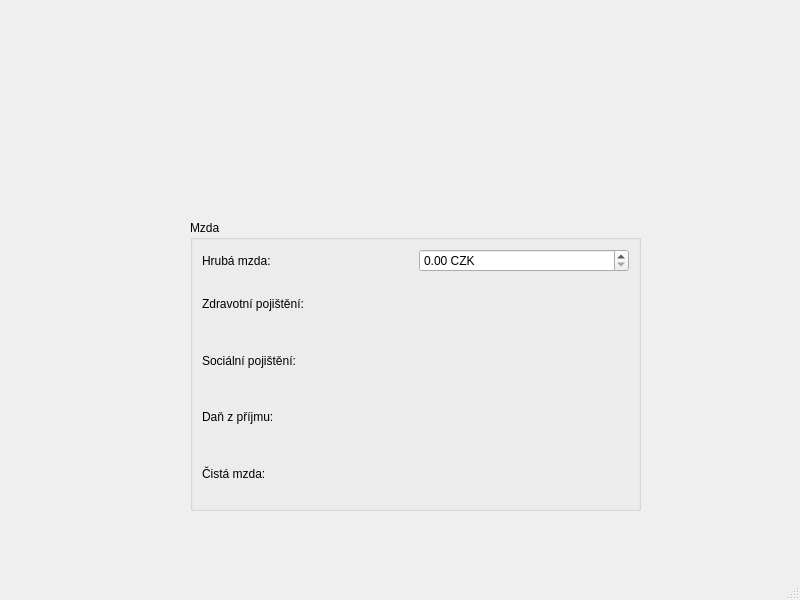
<?xml version="1.0" encoding="UTF-8"?>
<ui version="4.0">
 <class>MainWindow</class>
 <widget class="QMainWindow" name="MainWindow">
  <property name="geometry">
   <rect>
    <x>0</x>
    <y>0</y>
    <width>800</width>
    <height>600</height>
   </rect>
  </property>
  <property name="windowTitle">
   <string>MainWindow</string>
  </property>
  <widget class="QWidget" name="centralwidget">
   <widget class="QGroupBox" name="groupBox">
    <property name="geometry">
     <rect>
      <x>190</x>
      <y>220</y>
      <width>451</width>
      <height>291</height>
     </rect>
    </property>
    <property name="title">
     <string>Mzda</string>
    </property>
    <layout class="QGridLayout" name="gridLayout">
     <item row="4" column="0">
      <widget class="QLabel" name="label_cista">
       <property name="text">
        <string>Čistá mzda:</string>
       </property>
      </widget>
     </item>
     <item row="0" column="0">
      <widget class="QLabel" name="label_hruba">
       <property name="text">
        <string>Hrubá mzda:</string>
       </property>
      </widget>
     </item>
     <item row="0" column="1">
      <widget class="QDoubleSpinBox" name="doublespin_mzda">
       <property name="suffix">
        <string> CZK</string>
       </property>
       <property name="maximum">
        <double>1000000.000000000000000</double>
       </property>
      </widget>
     </item>
     <item row="1" column="1">
      <widget class="QLabel" name="label_zdraV">
       <property name="text">
        <string/>
       </property>
      </widget>
     </item>
     <item row="4" column="1">
      <widget class="QLabel" name="label_vysledek">
       <property name="text">
        <string/>
       </property>
      </widget>
     </item>
     <item row="1" column="0">
      <widget class="QLabel" name="label_zdra">
       <property name="text">
        <string>Zdravotní pojištění:</string>
       </property>
      </widget>
     </item>
     <item row="2" column="0">
      <widget class="QLabel" name="label_soc">
       <property name="text">
        <string>Sociální pojištění:</string>
       </property>
      </widget>
     </item>
     <item row="2" column="1">
      <widget class="QLabel" name="label_socV">
       <property name="text">
        <string/>
       </property>
      </widget>
     </item>
     <item row="3" column="0">
      <widget class="QLabel" name="label_dan">
       <property name="text">
        <string>Daň z příjmu:</string>
       </property>
      </widget>
     </item>
     <item row="3" column="1">
      <widget class="QLabel" name="label_danV">
       <property name="text">
        <string/>
       </property>
      </widget>
     </item>
    </layout>
   </widget>
  </widget>
  <widget class="QMenuBar" name="menubar">
   <property name="geometry">
    <rect>
     <x>0</x>
     <y>0</y>
     <width>800</width>
     <height>30</height>
    </rect>
   </property>
  </widget>
  <widget class="QStatusBar" name="statusbar"/>
 </widget>
 <resources/>
 <connections/>
</ui>
